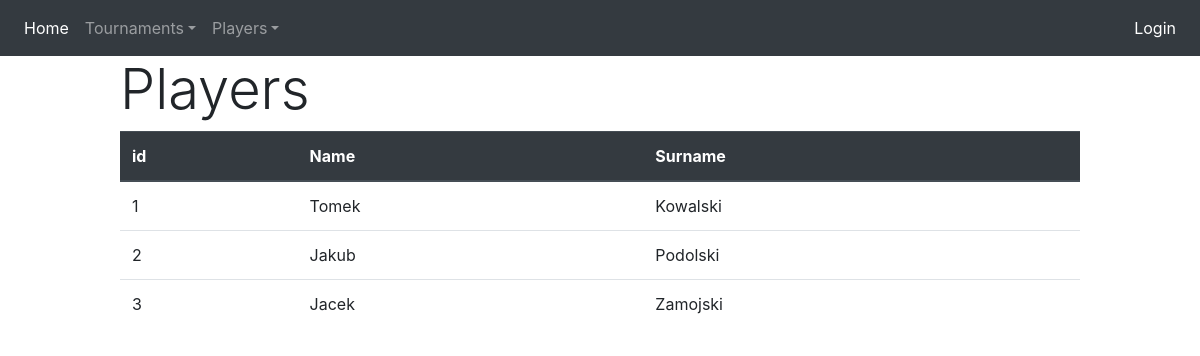
Before: /players with the older database file.
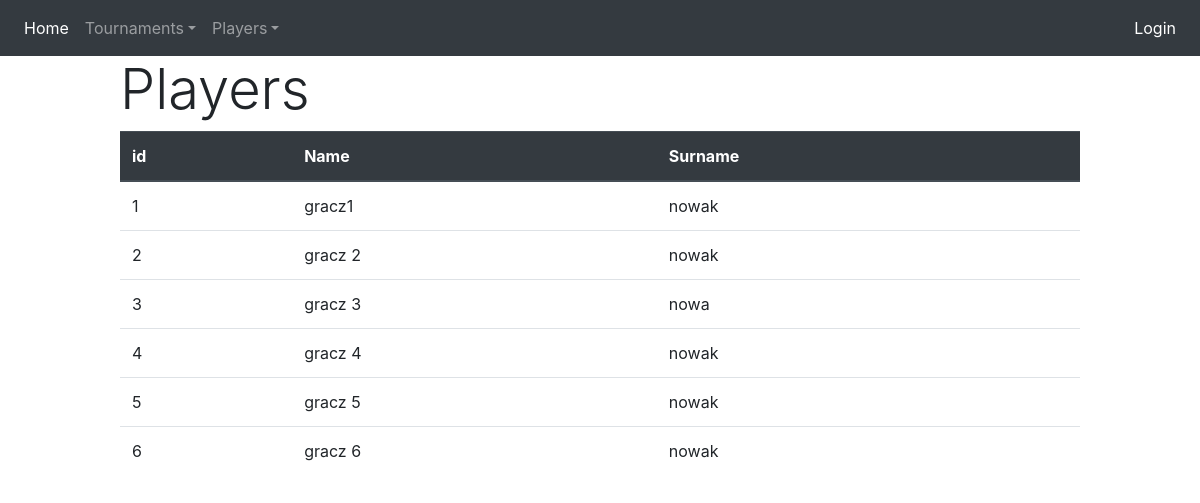
After: the same page with the newer database file.
### Project_Python/models/player_model.py (models this page shows, shortened)
class Player(models.Model):
    id = models.AutoField(db_index=True, primary_key=True)
    name = models.CharField(max_length=20)
    surname = models.CharField(max_length=20)

### Project_Python/views/player_view.py (the view)
# urls.py: path('players', AllPlayersView.as_view( ), name="all_players"),
class AllPlayersView(ListView):
    model = Player
    login_url = reverse_lazy('index')
    def get_context_data(self, **kwargs):
        logger.debug('AllPlayerView.get_context_data')
        context = super().get_context_data(**kwargs)
        context['now'] = timezone.now()
        return context

### Project_Python/templates/Project_Python/player_list.html (shortened to what this page needs)
{% extends 'Project_Python/scheleton.html' %}
{% block content %}
    <div>
        <h3 class="display-4">Players</h3>
    </div>
    <table class="table">
        <thead class="thead-dark">
        <tr>
            <th>id</th>
            <th>Name</th>
            <th>Surname</th>
        </tr>
        </thead>
        <tbody>
        {% for player in object_list %}
            <tr>
                <td>{{ player.id }}</td>
                <td>{{ player.name }}</td>
                <td>{{ player.surname }}</td>
            </tr>
        {% endfor %}
        </tbody>
    </table>
{% endblock %}

### Project_Python/templates/Project_Python/scheleton.html (shortened to what this page needs)
{% load static %}
<!DOCTYPE html>
<html lang="en">
    <head>
        <link rel="stylesheet" href="{% static "css/bootstrap.css" %}">
        <link rel="stylesheet" href="{% static "css/styles.css" %}">
    </head>
    <body>
        <header id="header">
            {% include "Project_Python/header.html" %}
        </header>
        <div id="content" class="main_body">
            {% block content %}
            {% endblock %}
        </div>
    </body>
</html>

### Project_Python/templates/Project_Python/header.html (shortened to what this page needs)
<nav class="navbar navbar-expand-sm bg-dark navbar-dark">
    <div class="collapse navbar-collapse" id="navbarSupportedContent">
        <ul class="navbar-nav mr-auto">
            <li class="nav-item active">
                <a class="nav-link" href="{% url 'index' %}">Home
                </a>
            </li>
                        <li class="nav-item dropdown">
                            <a class="nav-link dropdown-toggle" href="#" id="navbardrop" data-toggle="dropdown">Tournaments</a>
                        </li>
                        <li class="nav-item dropdown">
                            <a class="nav-link dropdown-toggle" href="#" id="navbardrop" data-toggle="dropdown">Players</a>
                        </li>
        </ul>
        <ul class="navbar-nav navbar-right">
            {% if user.is_authenticated %}
                <li class="nav-item active">
                    <a class="nav-link" href="#">User: {{ user.username }} <span class="sr-only">(current)</span></a>
                </li>
                <li class="nav-item active">
                    <a class="nav-link" href="{% url 'logout' %}">Logout <span class="sr-only">(current)</span></a>
                </li>
                {% else %}
                <li class="nav-item active">
                    <a class="nav-link" href="/log_in">Login</a>
                </li>
            {% endif %}
        </ul>
    </div>
</nav>

### Project_Python/static/css/styles.css (style rules this page uses)
div.main_body { width: 80%; margin: auto; }

Changed rows visible on the page:
changed Player id 1: name "Tomek" → "gracz1"; surname "Kowalski" → "nowak"
changed Player id 2: name "Jakub" → "gracz 2"; surname "Podolski" → "nowak"
changed Player id 3: name "Jacek" → "gracz 3"; surname "Zamojski" → "nowa"
added Player: id "4", name "gracz 4", surname "nowak"
added Player: id "5", name "gracz 5", surname "nowak"
added Player: id "6", name "gracz 6", surname "nowak"
